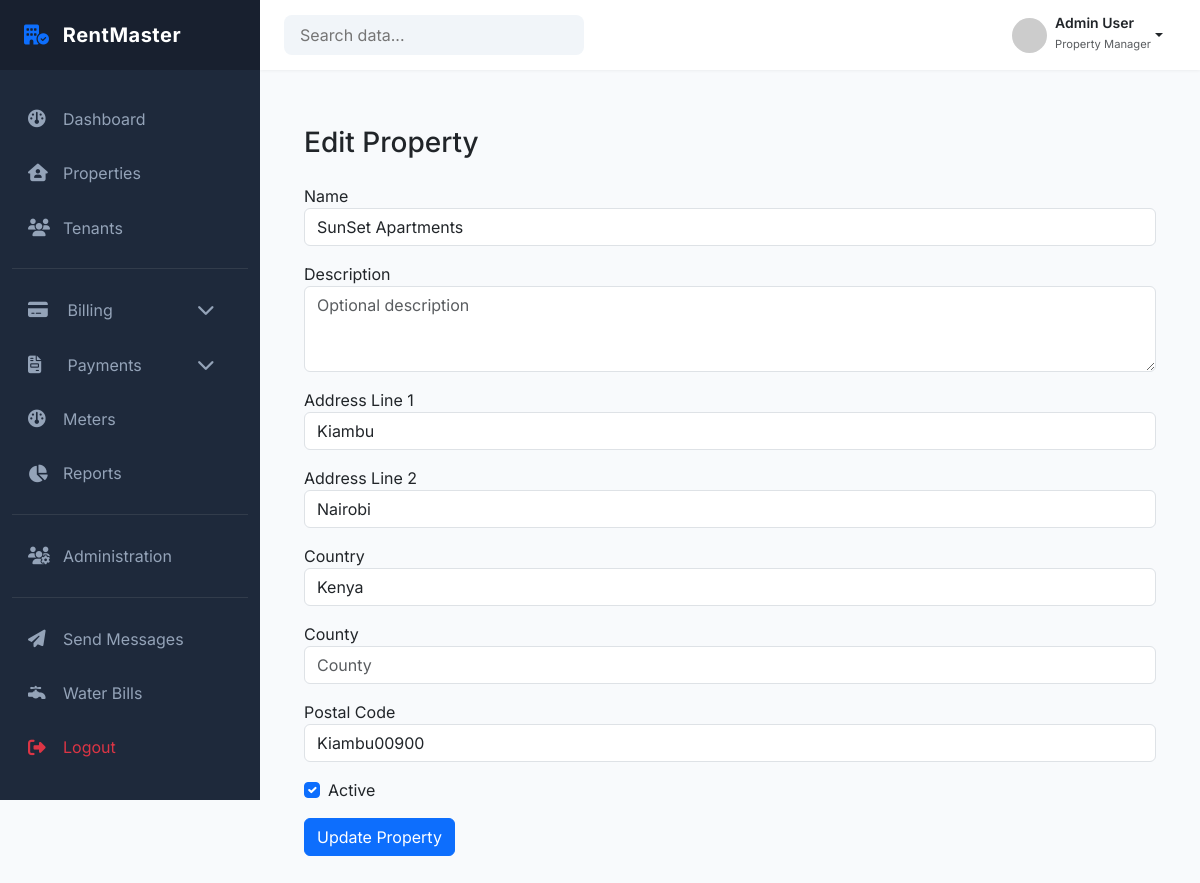
Screenshot of /properties/1/edit/ (signed in) with the database file from the repository.
### properties/models.py (models this page shows, shortened)
class Property(models.Model):
    landlord = models.ForeignKey(
        settings.AUTH_USER_MODEL,
        on_delete=models.PROTECT,
        related_name="properties",
        limit_choices_to={"role": "LANDLORD"}
    )
    name = models.CharField(max_length=150)
    description = models.TextField(blank=True)
    address_line_1 = models.CharField(max_length=250)
    address_line_2 = models.CharField(max_length=255, blank=True)
    country = models.CharField(max_length=100)
    county = models.CharField(max_length=100, blank=True)
    postal_code = models.CharField(max_length=20, blank=True)
    is_active = models.BooleanField(default=True)
    created_at = models.DateTimeField(auto_now_add=True)
    updated_at = models.DateTimeField(auto_now=True)
    class Meta:
        constraints = [
            UniqueConstraint(
                fields=["landlord", "name"],
                name="unique_property_name_per_landlord"
            )
        ]
        ordering = ["-created_at"]

### properties/views.py (the view)
# urls.py: path('<int:property_id>/edit/', views.edit_property, name='edit_property'),
@login_required
def edit_property(request, property_id):
    property = get_object_or_404(Property, id=property_id)
    if request.method == 'POST':
        form = PropertyForm(request.POST, instance=property)
        if form.is_valid():
            try:
                update_property(
                    user=request.user,
                    property_id=property.id,
                    **form.cleaned_data
                )
                messages.success(request, "Property updated successfully.")
                return redirect("properties:property_list")
            except Exception as e:
                form.add_error(None, str(e))
    else:
        form = PropertyForm(instance=property)
    return render(request, "properties/edit_property.html", {
        "form": form,
        "property": property
    })

### templates/properties/edit_property.html (shortened to what this page needs)
{% extends 'dashboard/base_dashboard.html' %}
{% block content %}
<div class="container py-4">
  <h3 class="mb-4">Edit Property</h3>
  <form method="POST">
    <div class="mb-3">
      <label>Name</label>
      {{ form.name }}
    </div>
    <div class="mb-3">
      <label>Description</label>
      {{ form.description }}
    </div>
    <div class="mb-3">
      <label>Address Line 1</label>
      {{ form.address_line_1 }}
    </div>
    <div class="mb-3">
      <label>Address Line 2</label>
      {{ form.address_line_2 }}
    </div>
    <div class="mb-3">
      <label>Country</label>
      {{ form.country }}
    </div>
    <div class="mb-3">
      <label>County</label>
      {{ form.county }}
    </div>
    <div class="mb-3">
      <label>Postal Code</label>
      {{ form.postal_code }}
    </div>
    <div class="form-check mb-3">
      {{ form.is_active }} <label>Active</label>
    </div>
    <button type="submit" class="btn btn-primary">
      Update Property
    </button>
  </form>
</div>
{% endblock %}

### static/dashboard/css/dashboard.css (style rules this page uses)
:root { --sidebar-width: 260px; --primary-color: #2563eb; --dark-blue: #1e293b; --light-bg: #f8fafc; --top-navbar-height: 70px; }
body { font-family: "Inter", sans-serif; background-color: var(--light-bg); overflow-x: hidden; }

### rows the page displays
Property: name "SunSet Apartments", address_line_1 "Kiambu", address_line_2 "Nairobi", country "Kenya", postal_code "Kiambu00900", is_active "☑"
